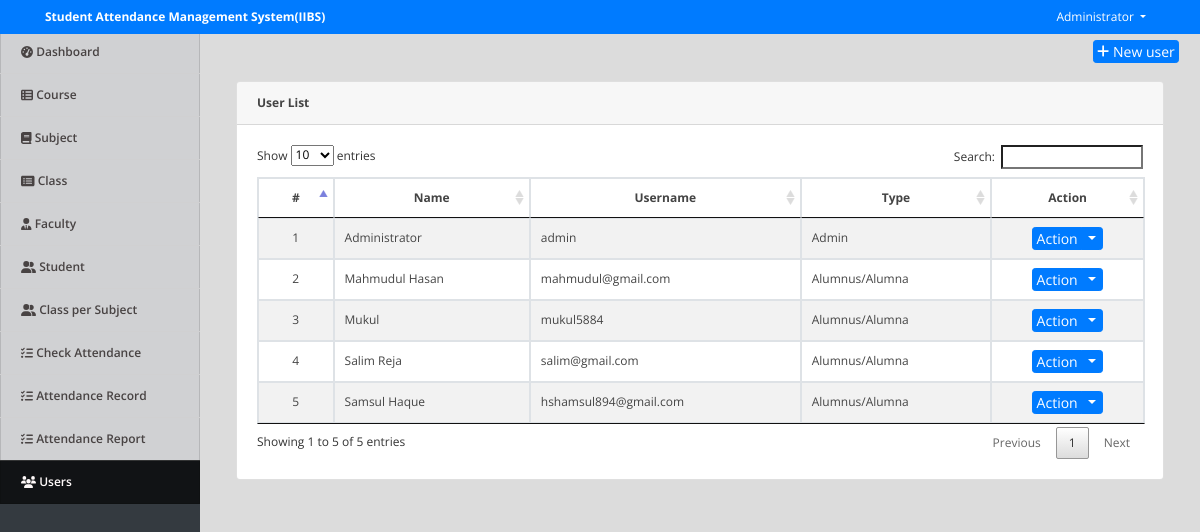
The app's page /index.php?page=users (signed in) with its own data.
### tables this page shows
CREATE TABLE `users` (
  `id` int(30) NOT NULL,
  `name` text NOT NULL,
  `username` varchar(200) NOT NULL,
  `password` text NOT NULL,
  `type` tinyint(1) NOT NULL DEFAULT 3 COMMENT '1=Admin,2=Staff',
  `faculty_id` int(30) NOT NULL COMMENT 'for faculty user only'
);

### users.php (the view, shortened to what this page needs)
<div class="container-fluid">
	<div class="row">
	<div class="col-lg-12">
			<button class="btn btn-primary float-right btn-sm" id="new_user"><i class="fa fa-plus"></i> New user</button>
	</div>
	</div>
	<br>
	<div class="col-lg-12">
		<div class="card ">
			<div class="card-header"><b>User List</b></div>
			<div class="card-body">
				<table class="table-striped table-bordered">
			<thead>
				<tr>
					<th class="text-center">#</th>
					<th class="text-center">Name</th>
					<th class="text-center">Username</th>
					<th class="text-center">Type</th>
					<th class="text-center">Action</th>
				</tr>
			</thead>
			<tbody>
				<?php
 					include 'db_connect.php';
 					$type = array("","Admin","Staff","Alumnus/Alumna");
 					$users = $conn->query("SELECT * FROM users order by name asc");
 					$i = 1;
 					while($row= $users->fetch_assoc()):
				 ?>
				 <tr>
				 	<td class="text-center">
				 		<?php echo $i++ ?>
				 	</td>
				 	<td>
				 		<?php echo ucwords($row['name']) ?>
				 	</td>
				 	<td>
				 		<?php echo $row['username'] ?>
				 	</td>
				 	<td>
				 		<?php echo $type[$row['type']] ?>
				 	</td>
				 	<td>
				 		<center>
							<div class="btn-group">
							  <button type="button" class="btn btn-primary btn-sm">Action</button>
							  <button type="button" class="btn btn-primary btn-sm dropdown-toggle dropdown-toggle-split" data-toggle="dropdown" aria-haspopup="true" aria-expanded="false">
							  </button>
							</div>
						</center>
				 	</td>
				 </tr>
				<?php endwhile; ?>
			</tbody>
		</table>
			</div>
		</div>
	</div>
</div>

### assets/css/style.css (style rules this page uses)
body { font-family: "Open Sans", sans-serif; color: #444444; width: 100%; height: calc(100%); font-size: 12px; }
.btn-sm { padding: .0001rem .2rem; }

### index.php (style rules this page uses)
body { background: #80808045; }

### records on screen
users: name "Administrator", username "admin", type "Admin"
users: name "Mahmudul Hasan", username "mahmudul@gmail.com", type "Alumnus/Alumna"
users: name "Mukul", username "mukul5884", type "Alumnus/Alumna"
users: name "Salim Reja", username "salim@gmail.com", type "Alumnus/Alumna"
users: name "Samsul Haque", username "hshamsul894@gmail.com", type "Alumnus/Alumna"

### other values on screen
$_SESSION['system']['name'] "Student Attendance Management System(IIBS)"
$_SESSION['login_name'] "Administrator"
